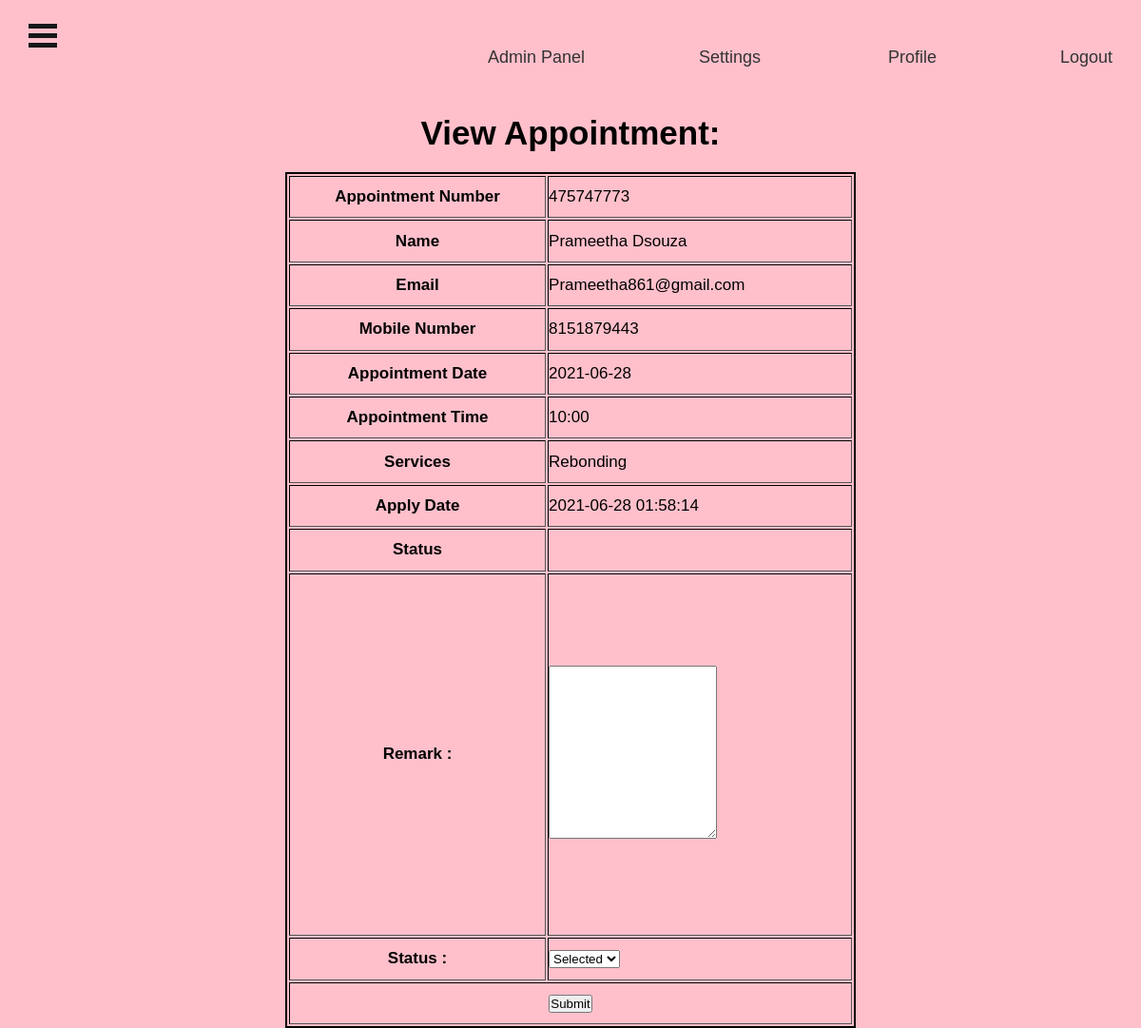
The app's page /admin/view-appointment.php?viewid=56 (signed in) with its own data.
### tables this page shows
CREATE TABLE `tblappointment` (
  `ID` int(10) NOT NULL,
  `AptNumber` varchar(80) DEFAULT NULL,
  `Name` varchar(120) DEFAULT NULL,
  `Email` varchar(120) DEFAULT NULL,
  `PhoneNumber` bigint(11) DEFAULT NULL,
  `AptDate` varchar(120) DEFAULT NULL,
  `AptTime` varchar(120) DEFAULT NULL,
  `Services` varchar(120) DEFAULT NULL,
  `ApplyDate` timestamp NULL DEFAULT current_timestamp(),
  `Remark` varchar(250) NOT NULL,
  `Status` varchar(50) NOT NULL,
  `RemarkDate` timestamp NOT NULL DEFAULT '0000-00-00 00:00:00' ON UPDATE current_timestamp()
);

### admin/view-appointment.php (the view, shortened to what this page needs)
<?php
include('includes/dbconnection.php');
    if (strlen($_SESSION['bpmsaid']==0)) {
  header('location:logout.php');
  } else{
  ?>
<!DOCTYPE HTML>
<html>
<head>
<body bgcolor="pink">
		 <?php include_once('includes/header.php');?>
						<h3 style="font-size:35px ;text-align:center;color:black;" >View Appointment:</h4><br>
						<?php
$cid=$_GET['viewid'];
$ret=mysqli_query($con,"select * from tblappointment where ID='$cid'");
while ($row=mysqli_fetch_array($ret)) {
?>
						<center>	<table border="1px" height="900" width="600" style=" border:2px solid black;font-size:17px;"> <thead>
							<tr>
    <th>Appointment Number</th>
    <td><?php  echo $row['AptNumber'];?></td>
  </tr>
  <tr>
<th>Name</th>
    <td><?php  echo $row['Name'];?></td>
  </tr>
<tr>
    <th>Email</th>
    <td><?php  echo $row['Email'];?></td>
  </tr>
   <tr>
    <th>Mobile Number</th>
    <td><?php  echo $row['PhoneNumber'];?></td>
  </tr>
   <tr>
    <th>Appointment Date</th>
    <td><?php  echo $row['AptDate'];?></td>
  </tr>
<tr>
    <th>Appointment Time</th>
    <td><?php  echo $row['AptTime'];?></td>
  </tr>
  <tr>
    <th>Services</th>
    <td><?php  echo $row['Services'];?></td>
  </tr>
  <tr>
    <th>Apply Date</th>
    <td><?php  echo $row['ApplyDate'];?></td>
  </tr>
<tr>
    <th>Status</th>
    <td> <?php
     ;?></td>
  </tr>
							<?php if($row['Remark']==""){ ?>
<form name="submit" method="post" enctype="multipart/form-data">
<tr>
    <th>Remark :</th>
    <td>
    <textarea name="remark" placeholder="" rows="12" cols="20" class="form-control wd-450" required="true"></textarea></td>
   </tr>
  <tr>
    <th>Status :</th>
    <td>
   <select name="status" class="form-control wd-450" required="true" >
     <option value="1" selected="true">Selected</option>
   </select></td>
  </tr>
  <tr align="center">
    <td colspan="2"><button type="submit" name="submit" class="btn btn-az-primary pd-x-20">Submit</button></td>
  </tr>
  </form>
						<?php } ?>
						<?php } ?>
</body>
</html>
<?php }  ?>

### admin/includes/style.css (style rules this page uses)
body { color:black; background-size:cover; background-position:center; font-family:sans-serif; }
* { margin:0; padding:0; }

### admin/includes/header.php (style rules this page uses)
* { padding:0; margin:12; }
body { background-image:bg-1.jpg; font-size: 18px; }

### records on screen
tblappointment: AptNumber "475747773", Name "Prameetha Dsouza", Email "Prameetha861@gmail.com", PhoneNumber "8151879443", AptDate "2021-06-28", AptTime "10:00", Services "Rebonding", ApplyDate "2021-06-28 01:58:14"
